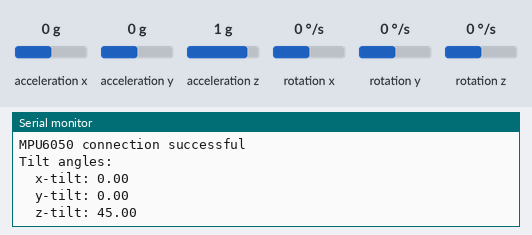
Bench run of a sketch on a simulated Arduino Uno, built with avr-gcc and run on an emulated ATmega328P. Shown: the last lines printed to the serial monitor. The test bench sets the inputs (shaded band); at power-on: acceleration z 1 g, acceleration x 0 g, acceleration y 0 g, rotation x 0 °/s, rotation y 0 °/s, rotation z 0 °/s.

Above: at 1.2 s.
1.3 s: acceleration z set to 0 g
At 4.0 s:
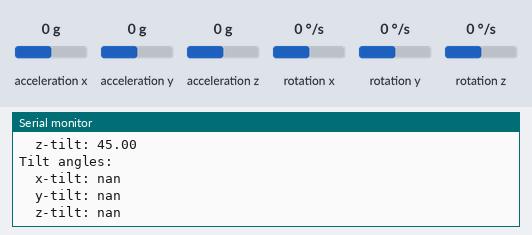
4.3 s: acceleration x set to -1.4 g
At 5.6 s:
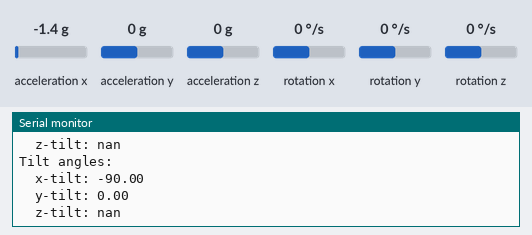
5.8 s: acceleration y set to -1.4 g
At 8.6 s:
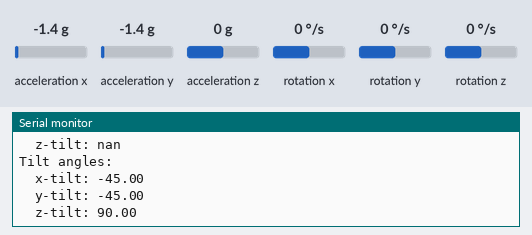
Timing chart, 0 to 10.1 s (numbered marks = the images above; inputs shaded):
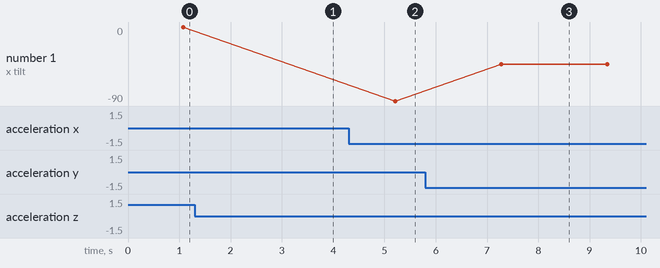

Measured:
- after the input at 1.3 s, the serial monitor: prints a new line after 1.8 s (image 1)
- after the input at 4.3 s, the serial monitor: prints a new line after 0.91 s (image 2)
- after the input at 5.8 s, the serial monitor: prints a new line after 1.5 s (image 3)
- plotted number 1: 0 → -90 after the input at 4.3 s, -90 → -45 after the input at 5.8 s

The sketch:

Interfacing_mpu6050.ino
```cpp
/**
 * 106A - Intro to Robotics
 * UC Berkeley FA2021
 * Authour: Abanob Bostouros
 * prject: leap Frog
 *
 *
 * Iterface the Arduino uno with mpu6050 to get accelartion data, sample it for noise and printed to stream.
 */


// liberies needed to communicate with mpu6050
#include <I2Cdev.h>
#include <Wire.h>
#include <MPU6050.h>
#include <math.h>

MPU6050 gyro;
// accelartion in "g"
int16_t ax, ay, az;
// rotation in "degree/sec"
int16_t gx, gy, gz;


#define OUTPUT_READABLE

void setup() {
  // join I2C bus
    #if I2CDEV_IMPLEMENTATION == I2CDEV_ARDUINO_WIRE
        Wire.begin();
    #elif I2CDEV_IMPLEMENTATION == I2CDEV_BUILTIN_FASTWIRE
        Fastwire::setup(400, true);
    #endif

    Serial.begin(38400);

    Serial.println("Intialize Gyro connection");
    gyro.initialize();
    Serial.println("Testing device connections...");
    Serial.println(gyro.testConnection() ? "MPU6050 connection successful" : "MPU6050 connection failed");
}

void loop() {
//  gyro.getMotion6(&ax, &ay, &az, &gx, &gy, &gz);
//      Serial.println("Sample Data:"); Serial.print("\t");
//    Serial.print("ax: "); Serial.println(ax); Serial.print("\t");
//    Serial.print("ay: "); Serial.println(ay); Serial.print("\t");
//    Serial.print("az: "); Serial.println(az); Serial.print("\t");
//    Serial.print("gx: "); Serial.println(gx); Serial.print("\t");
//    Serial.print("gy: "); Serial.println(gy); Serial.print("\t");
//    Serial.print("gz: "); Serial.println(gz);
  float angles[] = {0.0, 0.0, 0.0};
//  /read_tilt_expo_mov(angles, gyro, 500, 0.25);
  read_tilt_kalman(angles, gyro, 500);
  Serial.println("Tilt angles:");Serial.print("\t");
  Serial.print("x-tilt: ");Serial.println(angles[0]);Serial.print("\t");
  Serial.print("y-tilt: ");Serial.println(angles[1]);Serial.print("\t");
  Serial.print("z-tilt: ");Serial.println(angles[2]);
  angles[0] = 0;
  angles[1] = 0;
  angles[2] = 0;
  delay(1000);
}


 /*
  * Function to calculate tilt with ave sample data
  *
  * args :
  *       float*  angles    pointer to array to store tilt_angles value
  *       MPU6050 gyro      intialized object
  *       int     samp_size number of iterution for doing avg sampling algorithm
  */
void read_tilt_ave(float* angles, MPU6050 gyro, int samp_size) {
  // accelartion in "g"
  int16_t x, y, z;
  int16_t lax = 0;
  int16_t lay = 0;
  int16_t laz = 0;
  for(int i = 0; i < samp_size; ++i) {
    gyro.getAcceleration(&x, &y, &z);
    lax += x;
    lay += y;
    laz += z;
  }
  lax /= samp_size;lay /= samp_size;laz /= samp_size;
  angles[0] = atan(lax / (pow((pow(lay, 2) + pow(laz, 2)), 0.5))) * 180 / M_PI;
  angles[1] = atan(lay / (pow((pow(lax, 2) + pow(laz, 2)), 0.5))) * 180 / M_PI;
  angles[2] = atan((pow((pow(lay, 2) + pow(laz, 2)), 0.5)) / laz) * 180 / M_PI;
}


/*
  * Function to calculate tilt with exponitial moving ave sample data
  *
  * args :
  *       float*  angles    pointer to array to store tilt_angles value
  *       MPU6050 gyro      intialized object
  *       int     samp_size number of iterution for doing avg sampling algorithm
  *       float   alpha     weight of the most recent value
  */
void read_tilt_expo_mov(float* angles, MPU6050 gyro, int samp_size, float alpha) {
  int16_t cur_x, cur_y, cur_z;
  int16_t x, y, z;
  gyro.getAcceleration(&x, &y, &z);
  for (int i = 0; i < samp_size; ++i) {
    gyro.getAcceleration(&cur_x, &cur_y, &cur_z);
    cur_x = (alpha * x) + ((1-alpha) * cur_x);
    cur_y = (alpha * y) + ((1-alpha) * cur_y);
    cur_z = (alpha * z) + ((1-alpha) * cur_z);
    x = cur_x; y = cur_y; z = cur_z;
  }
  angles[0] = atan(cur_x / (pow((pow(cur_y, 2) + pow(cur_z, 2)), 0.5))) * 180 / M_PI;
  angles[1] = atan(cur_y / (pow((pow(cur_x, 2) + pow(cur_z, 2)), 0.5))) * 180 / M_PI;
  angles[2] = atan((pow((pow(cur_y, 2) + pow(cur_z, 2)), 0.5)) / cur_z) * 180 / M_PI;
 }

/*
  * Function to calculate tilt with Kalman filtered sample data
  *
  * args :
  *       float*  angles    pointer to array to store tilt_angles value
  *       MPU6050 gyro      intialized object
  *       int     samp_size number of iterution for doing avg sampling algorithm
  *       float   U         estimate
  */
void read_tilt_kalman(float* angles, MPU6050 gyro, int samp_size) {

  static int16_t U[3] = {angles[0], angles[1], angles[2]};
  static const double R = 40; /* noise covariance */
  static const double H = 1.00; /* measurement map scalar */
  static const double Q = 10; /* initial extimated covariance */
  static double P = 0; /* initial error covariance */
  static int16_t U_hat[3] = {0, 0, 0}; /* initial estimated state */
  static double K = 0; /* Kalman gain */

  gyro.getAcceleration(&U[0], &U[1], &U[2]);
  for (int i = 0; i < samp_size; ++i) {
      gyro.getAcceleration(&U[0], &U[1], &U[2]);

      K = P * H / (H * P * H + R); /* update kalman */
      U_hat[0] = U_hat[0] + K * (U[0] - H * U_hat[0]); /* update estimated */
      U_hat[1] = U_hat[1] + K * (U[1] - H * U_hat[1]);
      U_hat[2] = U_hat[2] + K * (U[2] - H * U_hat[2]);

      /* update covariance */
      P = (1 - K*H)*P + Q;

  }
  angles[0] = atan(U_hat[0] / (pow((pow(U_hat[1], 2) + pow(U_hat[2], 2)), 0.5))) * 180 / M_PI;
  angles[1] = atan(U_hat[1] / (pow((pow(U_hat[0], 2) + pow(U_hat[2], 2)), 0.5))) * 180 / M_PI;
  angles[2] = atan((pow((pow(U_hat[1], 2) + pow(U_hat[2], 2)), 0.5)) / U_hat[2]) * 180 / M_PI;
 }
```
